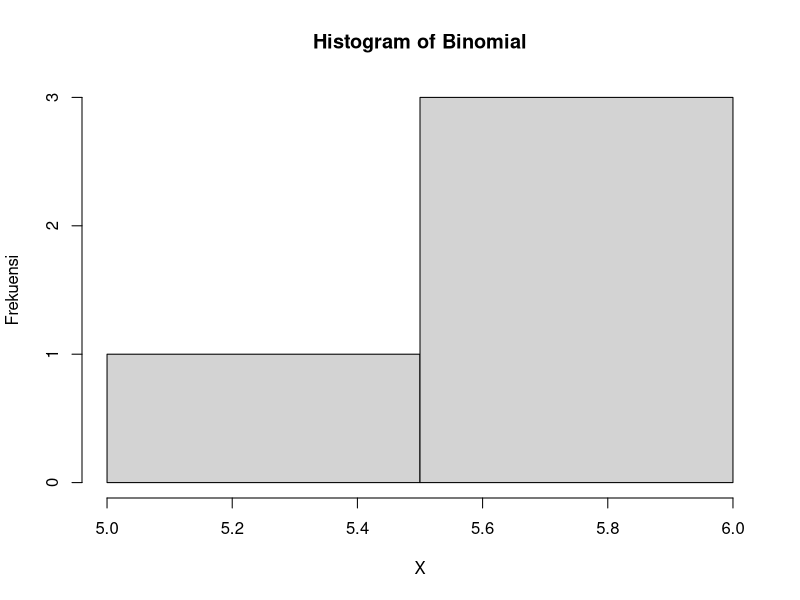

This chart was generated by the following R code:
n = 20
p = 0.2

#No 2 A
x = 4
probability = dbinom(x, n, prob = p, log = FALSE)
probability

#No 2 B
hist(rbinom(x, n, prob = p), xlab = "X", ylab = "Frekuensi", main = "Histogram of Binomial")

#No 2 C
mean = n * (prob = p)
variance = n * (prob = p) * (1 - (prob = p))
mean
variance 